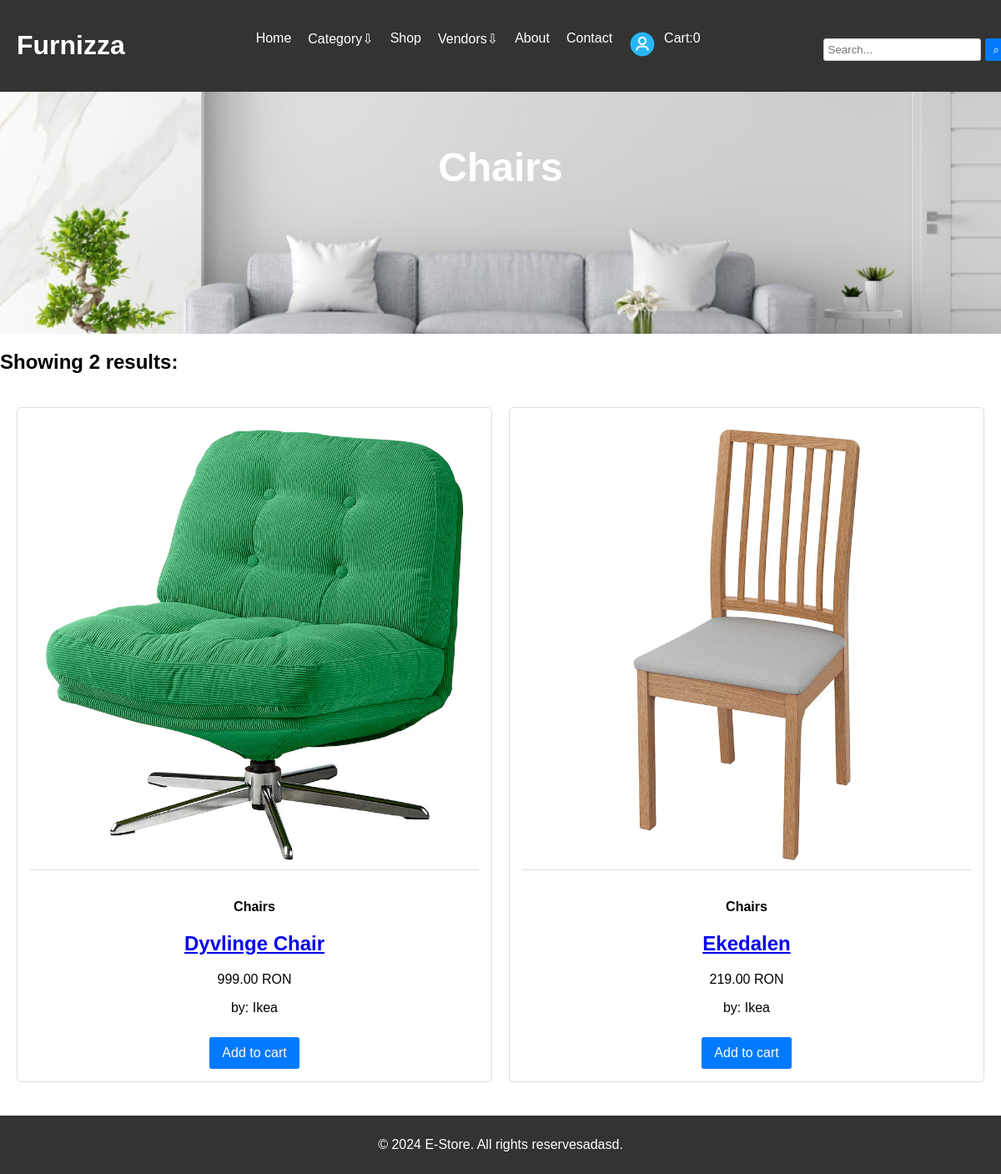
Screenshot of /categories/cath4jfa5km36/ with the database file from the repository.
### core/models.py (models this page shows, shortened)
class Category(models.Model):
    categoryid = ShortUUIDField(unique=True, length = 10, max_length = 20, prefix= "cat", alphabet= "abcdefghijklmn123456789")
    title = models.CharField(max_length=75, default="Furniture")
    image = models.ImageField(upload_to="category", default="furniture.jpg")
    class Meta:
        verbose_name_plural = "Categories"

class Product(models.Model):
    prodid = ShortUUIDField(unique=True, length = 10, max_length = 20, prefix= "prod", alphabet= "abcdefghijklmn123456789")
    user = models.ForeignKey(User, on_delete = models.SET_NULL,null=True)
    category = models.ForeignKey(Category, on_delete = models.SET_NULL,null=True, related_name="category")
    vendor = models.ForeignKey(Vendor, on_delete = models.SET_NULL,null=True, related_name="product")
    title = models.CharField(max_length=75, default="Furniture product")
    image = models.ImageField(upload_to="user_directory_path", default="product.jpg")
    description = models.TextField(null=True, blank=True, default="This is the product!")
    price = models.DecimalField(max_digits=9999999999999,decimal_places=2,default="20.99")
    old_price = models.DecimalField(max_digits=9999999999999,decimal_places=2,default="24.99")
    specifications = models.TextField(null=True, blank=True)
    product_status = models.CharField(choices= STATUS, max_length=10, default="in_review")
    status = models.BooleanField(default=True)
    in_stock = models.BooleanField(default=True)
    featured = models.BooleanField(default=False)
    sku = ShortUUIDField(unique=True, length = 4, max_length = 10, prefix= "sku", alphabet= "1234567890")
    date = models.DateTimeField(auto_now_add=True)
    updated = models.DateTimeField(null=True, blank=True)
    class Meta:
        verbose_name_plural = "Products"

class Vendor(models.Model):
    vendorid = ShortUUIDField(unique=True, length = 10, max_length = 20, prefix= "ven", alphabet= "abcdefghijklmn123456789")
    title = models.CharField(max_length=75, default= "Ikea")
    image = models.ImageField(upload_to="user_directory_path",default="vendor.jpg")
    description = models.TextField(null=True, blank=True, default="I am an amazing seller")
    address = models.CharField(max_length=100, default= "Dorobantilor 81, Cluj")
    contact = models.CharField(max_length=100, default= "+40 740 543 123")
    ChatRespTime =models.CharField(max_length=100, default= "100")
    shippingOnTime= models.CharField(max_length=100, default= "100")
    rating = models.CharField(max_length=100, default= "100")
    user = models.ForeignKey(User, on_delete = models.SET_NULL,null=True) # models.CASCADE
    date = models.DateTimeField(auto_now_add=True, null=True,blank=True)
    class Meta:
        verbose_name_plural = "Vendors"

### core/views.py (the view)
# urls.py: path("categories/<categoryid>/", category_product_list_view, name = "category-product-list"),
def category_product_list_view(request, categoryid): # 2nd is for 2nd
   category = Category.objects.get(categoryid = categoryid)
   products = Product.objects.filter(product_status = "published", category=category)
   context = {
      "category": category,
      "products" : products
   }
   return render(request, "core/category-product-list.html", context)

### core/context_processor.py (called while the page is built)
def default(request):
    categories = Category.objects.all()
    vendors = Vendor.objects.all()
    address = None
    if request.user.is_authenticated:
        try:
            address = Address.objects.get(user=request.user)
        except Address.DoesNotExist:
            address = None
    min_max_price = Product.objects.aggregate(Min("price"), Max("price"))
    return {
        'categories' : categories,
        'vendors' : vendors,
        'address' : address,
        'min_max_price' : min_max_price,
    }

### templates/core/category-product-list.html (shortened to what this page needs)
{% load static %}
<!DOCTYPE html>
<html lang="en">
<head>
</head>
<body>
    {% include 'core/header.html' %}
    <section class="hero" style="background: url('{% static 'assets/imgs/background2.jpg' %}') no-repeat center center/cover;">
        <h1>{{category.title}}</h1>
    </section>
    <h2>Showing {{products.count}} result{{products.count|pluralize}}:</h2>
    <section class="product-container">
        {% for p in products %}
        <div class="product-card">
            <a href = "{% url 'core:product-detail' p.prodid %}">
            <img src="{{p.image.url}}" alt="">
            </a>
            <h4>{{p.category.title}}</h4>
            <a href = "{% url 'core:product-detail' p.prodid %}">
            <h2>{{p.title}}</h2>
            </a>
            <p>{{p.price}} RON</p>
            <p>by: {{p.vendor.title}}</p>
            <a href="#" class="button">Add to cart</a>
        </div>
        {% endfor %}
    </section>
    <footer class="footer">
        <p>&copy; 2024 E-Store. All rights reservesadasd.</p>
    </footer>
</body>
</html>

### static/assets/css/general.css (style rules this page uses)
body { font-family: Arial, sans-serif; margin: 0; padding: 0; box-sizing: border-box; }
.hero { height: 400px; display: flex; justify-content: center; align-items: center; color: white; text-align: center; }
.hero h1 { font-size: 3rem; }
.product-container { display: grid; grid-template-columns: repeat(auto-fit, minmax(250px, 1fr)); gap: 20px; padding: 20px; }
.product-card { border: 1px solid #ddd; border-radius: 5px; padding: 15px; text-align: center; }
.product-card img { width: 100%; height: auto; border-bottom: 1px solid #ddd; margin-bottom: 10px; }
.footer { background-color: #333; color: white; text-align: center; padding: 10px 0; margin-top: 20px; }
.button { display: inline-block; padding: 10px 15px; color: white; background-color: #007bff; border: none; border-radius: 3px; text-decoration: none; margin-top: 10px; }

### rows the page displays
Category: title "Chairs"
Product: image (picture), category "Chairs", title "Dyvlinge Chair", price "999.00", vendor "Ikea"
Product: image (picture), category "Chairs", title "Ekedalen", price "219.00", vendor "Ikea"

### other values shown
{{ request.session.cart_data_obj|length }} "0"
{{ products.count }} "2"
